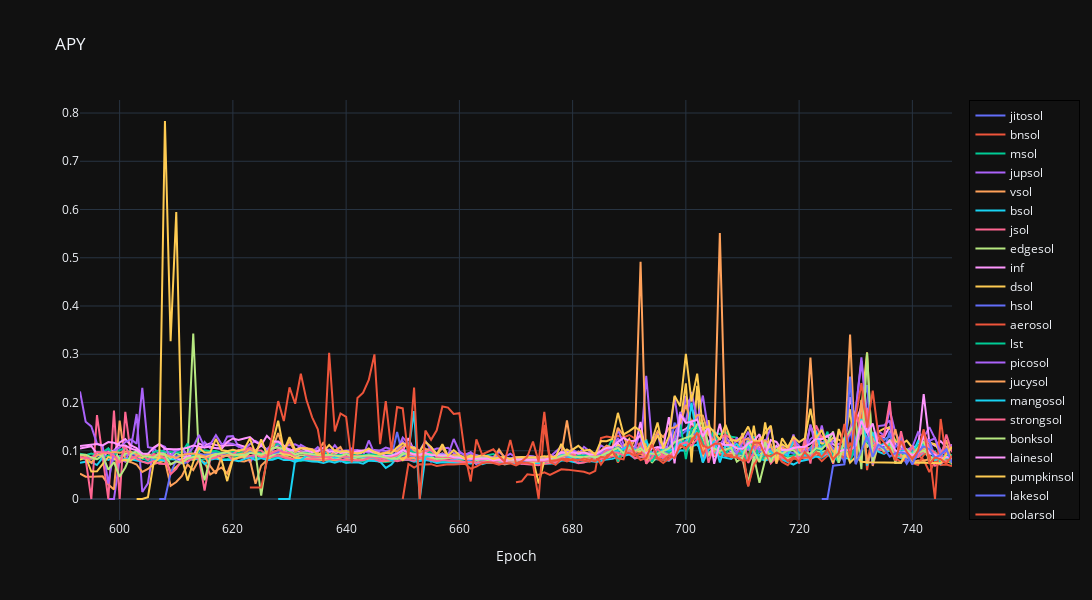
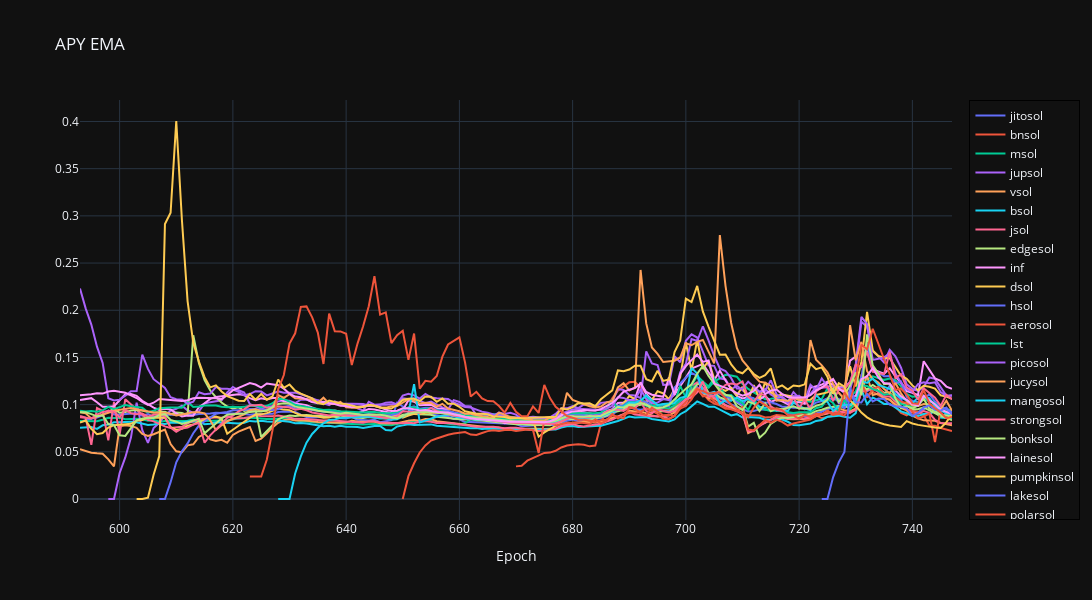
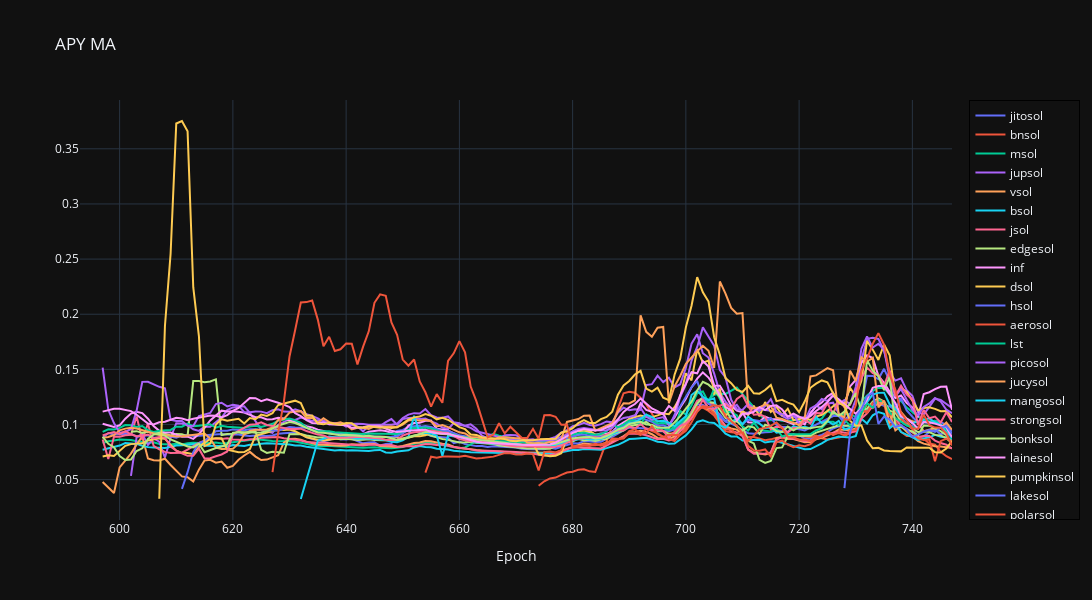

The notebook cell these images were saved under, in order:
### Code cell
lst_apys_datapoints: list[PlotData] = []
lst_apys_ma: list[PlotData] = []
lst_apys_ema: list[PlotData] = []

for weighted_symbol in weighted_symbols:
    lst = weighted_symbol.symbol
    historical_apys = load_cached_historical_apys(lst)

    lst_apys_datapoints.append(PlotData(lst, [Datapoint(x.epoch, x.apy) for x in historical_apys]))

    emas = EmaAllocator().calculate_ema(historical_apys, 5)
    emas = [0] * (len(historical_apys) - len(emas)) + emas # pad the emas with 0s
    lst_apys_ema.append(PlotData(lst, [Datapoint(x.epoch, y) for x, y in zip(historical_apys, emas)]))

    ma = MaAllocator().calculate_ma(historical_apys, 5)
    ma = [0] * (len(historical_apys) - len(ma)) + ma # pad the ma with 0s
    lst_apys_ma.append(PlotData(lst, [Datapoint(x.epoch, y) for x, y in zip(historical_apys, ma)]))


plots("APY", lst_apys_datapoints)
plots("APY EMA", lst_apys_ema)
plots("APY MA", lst_apys_ma)

### Figure 1 — Plotly figure (JSON) as saved in the notebook; plotly's stock layout.template omitted (floating-point values rounded to 4 significant figures; data arrays with more than 128 entries replaced by an {"elided": "..."} marker saying what was removed)
{"data": [{"mode": "lines", "name": "jitosol", "text": {"elided": "155 str values"}, "type": "scatter", "x": {"elided": "155 int values"}, "y": {"elided": "155 float values"}}, {"mode": "lines", "name": "bnsol", "text": ["", "", "", "", "", "", "", "", "", "", "", "", "", "", "", "", "", "", "", "", "", "", "", "", "", "", "", "", "", "", "", "", "", "", "", "", "", "", "", "", "", "", "", "", "", "", "", "", "", "", "", "", "", "", "", "", "", "", "", "", "", "", "", "", "", "", "", "", "", "", "", "", "", "", "", "", "", ""], "type": "scatter", "x": [670, 671, 672, 673, 674, 675, 676, 677, 678, 679, 680, 681, 682, 683, 684, 685, 686, 687, 688, 689, 690, 691, 692, 693, 694, 695, 696, 697, 698, 699, 700, 701, 702, 703, 704, 705, 706, 707, 708, 709, 710, 711, 712, 713, 714, 715, 716, 717, 718, 719, 720, 721, 722, 723, 724, 725, 726, 727, 728, 729, 730, 731, 732, 733, 734, 735, 736, 737, 738, 739, 740, 741, 742, 743, 744, 745, 746, 747], "y": [0.03457, 0.03669, 0.0512, 0.04954, 0.0501, 0.05511, 0.04976, 0.05497, 0.06153, 0.06088, 0.05911, 0.0587, 0.05656, 0.05247, 0.0582, 0.1262, 0.1294, 0.1274, 0.1312, 0.1276, 0.1327, 0.1256, 0.1043, 0.1003, 0.08696, 0.08227, 0.09546, 0.09373, 0.104, 0.1063, 0.1139, 0.1315, 0.1234, 0.1013, 0.09107, 0.09329, 0.09554, 0.08849, 0.09627, 0.08914, 0.08341, 0.0864, 0.08852, 0.08763, 0.08249, 0.08767, 0.09345, 0.08757, 0.08378, 0.09053, 0.09508, 0.08812, 0.0853, 0.09051, 0.07853, 0.08949, 0.09145, 0.09105, 0.09672, 0.0898, 0.1043, 0.2047, 0.0599, 0.1254, 0.1025, 0.1013, 0.1018, 0.08441, 0.07698, 0.08331, 0.1026, 0.09113, 0.08116, 0.05592, 0.07745, 0.07041, 0.07154, 0.0681]}, {"mode": "lines", "name": "msol", "text": {"elided": "155 str values"}, "type": "scatter", "x": {"elided": "155 int values"}, "y": {"elided": "155 float values"}}, {"mode": "lines", "name": "jupsol", "text": {"elided": "150 str values"}, "type": "scatter", "x": {"elided": "150 int values"}, "y": {"elided": "150 float values"}}, {"mode": "lines", "name": "vsol", "text": {"elided": "155 str values"}, "type": "scatter", "x": {"elided": "155 int values"}, "y": {"elided": "155 float values"}}, {"mode": "lines", "name": "bsol", "text": {"elided": "155 str values"}, "type": "scatter", "x": {"elided": "155 int values"}, "y": {"elided": "155 float values"}}, {"mode": "lines", "name": "jsol", "text": {"elided": "155 str values"}, "type": "scatter", "x": {"elided": "155 int values"}, "y": {"elided": "155 float values"}}, {"mode": "lines", "name": "edgesol", "text": {"elided": "150 str values"}, "type": "scatter", "x": {"elided": "150 int values"}, "y": {"elided": "150 float values"}}, {"mode": "lines", "name": "inf", "text": {"elided": "155 str values"}, "type": "scatter", "x": {"elided": "155 int values"}, "y": {"elided": "155 float values"}}, {"mode": "lines", "name": "dsol", "text": {"elided": "155 str values"}, "type": "scatter", "x": {"elided": "155 int values"}, "y": {"elided": "155 float values"}}, {"mode": "lines", "name": "hsol", "text": {"elided": "141 str values"}, "type": "scatter", "x": {"elided": "141 int values"}, "y": {"elided": "141 float values"}}, {"mode": "lines", "name": "aerosol", "text": ["", "", "", "", "", "", "", "", "", "", "", "", "", "", "", "", "", "", "", "", "", "", "", "", "", "", "", "", "", "", "", "", "", "", "", "", "", "", "", "", "", "", "", "", "", "", "", "", "", "", "", "", "", "", "", "", "", "", "", "", "", "", "", "", "", "", "", "", "", "", "", "", "", "", "", "", "", "", "", "", "", "", "", "", "", "", "", "", "", "", "", "", "", "", "", "", "", ""], "type": "scatter", "x": [650, 651, 652, 653, 654, 655, 656, 657, 658, 659, 660, 661, 662, 663, 664, 665, 666, 667, 668, 669, 670, 671, 672, 673, 674, 675, 676, 677, 678, 679, 680, 681, 682, 683, 684, 685, 686, 687, 688, 689, 690, 691, 692, 693, 694, 695, 696, 697, 698, 699, 700, 701, 702, 703, 704, 705, 706, 707, 708, 709, 710, 711, 712, 713, 714, 715, 716, 717, 718, 719, 720, 721, 722, 723, 724, 725, 726, 727, 728, 729, 730, 731, 732, 733, 734, 735, 736, 737, 738, 739, 740, 741, 742, 743, 744, 745, 746, 747], "y": [0, 0.07258, 0.06524, 0.07222, 0.07169, 0.07219, 0.0685, 0.07019, 0.07212, 0.07168, 0.07151, 0.0729, 0.06284, 0.06702, 0.07405, 0.07593, 0.07461, 0.07094, 0.07466, 0.07383, 0.0697, 0.07528, 0.07493, 0.07203, 0, 0.1538, 0.07683, 0.07083, 0.08264, 0.08338, 0.08104, 0.08139, 0.07913, 0.07745, 0.09438, 0.07149, 0.08847, 0.105, 0.07557, 0.0971, 0.09548, 0.09049, 0.09416, 0.1045, 0.08814, 0.08334, 0.07446, 0.08383, 0.09542, 0.1156, 0.1143, 0.1248, 0.1294, 0.09289, 0.1119, 0.09158, 0.09192, 0.09097, 0.08986, 0.09002, 0.1065, 0.02617, 0.07019, 0.08828, 0.09578, 0.0748, 0.09097, 0.07681, 0.07007, 0.08442, 0.08351, 0.08658, 0.0865, 0.09595, 0.09306, 0.09799, 0.08194, 0.09296, 0.08457, 0.115, 0.1012, 0.1753, 0.07746, 0.1297, 0.1267, 0.09421, 0.1132, 0.09919, 0.09409, 0.09879, 0.07475, 0.07047, 0.09168, 0.09676, 7.701e-13, 0.1659, 0.08202, 0.07991]}, {"mode": "lines", "name": "lst", "text": {"elided": "155 str values"}, "type": "scatter", "x": {"elided": "155 int values"}, "y": {"elided": "155 float values"}}, {"mode": "lines", "name": "picosol", "text": {"elided": "155 str values"}, "type": "scatter", "x": {"elided": "155 int values"}, "y": {"elided": "155 float values"}}, {"mode": "lines", "name": "jucysol", "text": {"elided": "155 str values"}, "type": "scatter", "x": {"elided": "155 int values"}, "y": {"elided": "155 float values"}}, {"mode": "lines", "name": "mangosol", "text": ["", "", "", "", "", "", "", "", "", "", "", "", "", "", "", "", "", "", "", "", "", "", "", "", "", "", "", "", "", "", "", "", "", "", "", "", "", "", "", "", "", "", "", "", "", "", "", "", "", "", "", "", "", "", "", "", "", "", "", "", "", "", "", "", "", "", "", "", "", "", "", "", "", "", "", "", "", "", "", "", "", "", "", "", "", "", "", "", "", "", "", "", "", "", "", "", "", "", "", "", "", "", "", "", "", "", "", "", "", "", "", "", "", "", "", "", "", "", "", ""], "type": "scatter", "x": [628, 629, 630, 631, 632, 633, 634, 635, 636, 637, 638, 639, 640, 641, 642, 643, 644, 645, 646, 647, 648, 649, 650, 651, 652, 653, 654, 655, 656, 657, 658, 659, 660, 661, 662, 663, 664, 665, 666, 667, 668, 669, 670, 671, 672, 673, 674, 675, 676, 677, 678, 679, 680, 681, 682, 683, 684, 685, 686, 687, 688, 689, 690, 691, 692, 693, 694, 695, 696, 697, 698, 699, 700, 701, 702, 703, 704, 705, 706, 707, 708, 709, 710, 711, 712, 713, 714, 715, 716, 717, 718, 719, 720, 721, 722, 723, 724, 725, 726, 727, 728, 729, 730, 731, 732, 733, 734, 735, 736, 737, 738, 739, 740, 741, 742, 743, 744, 745, 746, 747], "y": [0, 0, 0, 0.08109, 0.08125, 0.08887, 0.08743, 0.08774, 0.0901, 0.09113, 0.08544, 0.08864, 0.08728, 0.08615, 0.08834, 0.08763, 0.087, 0.08424, 0.08395, 0.08655, 0.08012, 0.08529, 0.09285, 0.0994, 0.1822, 0, 0.08776, 0.08928, 0.09112, 0.09054, 0.09099, 0.08412, 0.0854, 0.08239, 0.08206, 0.0845, 0.08356, 0.08385, 0.08075, 0.08047, 0.08104, 0.08096, 0.08154, 0.08192, 0.07978, 0.08073, 0.08144, 0.08025, 0.08139, 0.08241, 0.09092, 0.08899, 0.08548, 0.08566, 0.08509, 0.08713, 0.08808, 0.08784, 0.09589, 0.09717, 0.09921, 0.1045, 0.1099, 0.101, 0.11, 0.1198, 0.09351, 0.09072, 0.1028, 0.1011, 0.1036, 0.118, 0.1117, 0.1994, 0.1212, 0.07563, 0.1023, 0.1206, 0.07562, 0.1118, 0.103, 0.1144, 0.09611, 0.1104, 0.09304, 0.09033, 0.0942, 0.09898, 0.08624, 0.09732, 0.08983, 0.1207, 0.09137, 0.09005, 0.09058, 0.142, 0.09254, 0.1009, 0.07386, 0.1075, 0.1026, 0.1001, 0.1139, 0.1659, 0.1191, 0.137, 0.1076, 0.1148, 0.1123, 0.09993, 0.09916, 0.09973, 0.09458, 0.1203, 0.1083, 0.105, 0.08095, 0.0848, 0.08423, 0.08753]}, {"mode": "lines", "name": "strongsol", "text": {"elided": "155 str values"}, "type": "scatter", "x": {"elided": "155 int values"}, "y": {"elided": "155 float values"}}, {"mode": "lines", "name": "bonksol", "text": {"elided": "155 str values"}, "type": "scatter", "x": {"elided": "155 int values"}, "y": {"elided": "155 float values"}}, {"mode": "lines", "name": "lainesol", "text": {"elided": "155 str values"}, "type": "scatter", "x": {"elided": "155 int values"}, "y": {"elided": "155 float values"}}, {"mode": "lines", "name": "pumpkinsol", "text": {"elided": "145 str values"}, "type": "scatter", "x": {"elided": "145 int values"}, "y": {"elided": "145 float values"}}, {"mode": "lines", "name": "lakesol", "text": ["", "", "", "", "", "", "", "", "", "", "", "", "", "", "", "", "", "", "", "", "", "", "", ""], "type": "scatter", "x": [724, 725, 726, 727, 728, 729, 730, 731, 732, 733, 734, 735, 736, 737, 738, 739, 740, 741, 742, 743, 744, 745, 746, 747], "y": [0, 0, 0.06902, 0.07048, 0.07169, 0.254, 0.07198, 0.1015, 0.1293, 0.08765, 0.1125, 0.1051, 0.08785, 0.09494, 0.09642, 0.09383, 0.07121, 0.0978, 0.1089, 0.1033, 0.08522, 0.09174, 0.1034, 0.07515]}, {"mode": "lines", "name": "polarsol", "text": ["", "", "", "", "", "", "", "", "", "", "", "", "", "", "", "", "", "", "", "", "", "", "", "", "", "", "", "", "", "", "", "", "", "", "", "", "", "", "", "", "", "", "", "", "", "", "", "", "", "", "", "", "", "", "", "", "", "", "", "", "", "", "", "", "", "", "", "", "", "", "", "", "", "", "", "", "", "", "", "", "", "", "", "", "", "", "", "", "", "", "", "", "", "", "", "", "", "", "", "", "", "", "", "", "", "", "", "", "", "", "", "", "", "", "", "", "", "", "", "", "", "", "", "", ""], "type": "scatter", "x": [623, 624, 625, 626, 627, 628, 629, 630, 631, 632, 633, 634, 635, 636, 637, 638, 639, 640, 641, 642, 643, 644, 645, 646, 647, 648, 649, 650, 651, 652, 653, 654, 655, 656, 657, 658, 659, 660, 661, 662, 663, 664, 665, 666, 667, 668, 669, 670, 671, 672, 673, 674, 675, 676, 677, 678, 679, 680, 681, 682, 683, 684, 685, 686, 687, 688, 689, 690, 691, 692, 693, 694, 695, 696, 697, 698, 699, 700, 701, 702, 703, 704, 705, 706, 707, 708, 709, 710, 711, 712, 713, 714, 715, 716, 717, 718, 719, 720, 721, 722, 723, 724, 725, 726, 727, 728, 729, 730, 731, 732, 733, 734, 735, 736, 737, 738, 739, 740, 741, 742, 743, 744, 745, 746, 747], "y": [0.02385, 0.02368, 0.02367, 0.07798, 0.135, 0.2029, 0.1616, 0.2312, 0.1975, 0.2597, 0.205, 0.1692, 0.1442, 0.07651, 0.303, 0.1401, 0.1774, 0.1702, 0.07563, 0.2094, 0.2202, 0.247, 0.2997, 0.1136, 0.2028, 0.0998, 0.1905, 0.1877, 0.08562, 0.2312, 0, 0.1417, 0.1226, 0.1423, 0.1919, 0.1895, 0.1764, 0.1779, 0.09182, 0.03631, 0.1235, 0.09237, 0.09814, 0.1031, 0.08844, 0.07784, 0.1221, 0.07369, 0.07818, 0.08755, 0.119, 0.07741, 0.1805, 0.07881, 0.07954, 0.08263, 0.07811, 0.08274, 0.07978, 0.0838, 0.08157, 0.07819, 0.08747, 0.08511, 0.0982, 0.08417, 0.08202, 0.1207, 0.0931, 0.08081, 0.08496, 0.1126, 0.08492, 0.08058, 0.09024, 0.08459, 0.1117, 0.1044, 0.1195, 0.1376, 0.1103, 0.1061, 0.114, 0.1148, 0.09337, 0.08644, 0.0863, 0.07937, 0.08018, 0.1171, 0.1168, 0.09136, 0.0882, 0.09618, 0.0908, 0.07848, 0.08755, 0.07789, 0.09773, 0.08291, 0.09725, 0.08687, 0.1028, 0.08246, 0.09561, 0.1555, 0.08428, 0.1693, 0.2401, 0.148, 0.2244, 0.1326, 0.1168, 0.1034, 0.0798, 0.1201, 0.09747, 0.0828, 0.09978, 0.1444, 0.07296, 0.08609, 0.08253, 0.07354, 0.0897]}], "layout": {"height": 600, "legend": {"bordercolor": "Black", "borderwidth": 1}, "title": {"text": "APY"}, "width": 1200, "xaxis": {"anchor": "y", "domain": [0, 1], "title": {"text": "Epoch"}}, "yaxis": {"anchor": "x", "domain": [0, 1]}}}

### Figure 2 — Plotly figure (JSON) as saved in the notebook; plotly's stock layout.template omitted (floating-point values rounded to 4 significant figures; data arrays with more than 128 entries replaced by an {"elided": "..."} marker saying what was removed)
{"data": [{"mode": "lines", "name": "jitosol", "text": {"elided": "155 str values"}, "type": "scatter", "x": {"elided": "155 int values"}, "y": {"elided": "155 float values"}}, {"mode": "lines", "name": "bnsol", "text": ["", "", "", "", "", "", "", "", "", "", "", "", "", "", "", "", "", "", "", "", "", "", "", "", "", "", "", "", "", "", "", "", "", "", "", "", "", "", "", "", "", "", "", "", "", "", "", "", "", "", "", "", "", "", "", "", "", "", "", "", "", "", "", "", "", "", "", "", "", "", "", "", "", "", "", "", "", ""], "type": "scatter", "x": [670, 671, 672, 673, 674, 675, 676, 677, 678, 679, 680, 681, 682, 683, 684, 685, 686, 687, 688, 689, 690, 691, 692, 693, 694, 695, 696, 697, 698, 699, 700, 701, 702, 703, 704, 705, 706, 707, 708, 709, 710, 711, 712, 713, 714, 715, 716, 717, 718, 719, 720, 721, 722, 723, 724, 725, 726, 727, 728, 729, 730, 731, 732, 733, 734, 735, 736, 737, 738, 739, 740, 741, 742, 743, 744, 745, 746, 747], "y": [0.03457, 0.03528, 0.04058, 0.04357, 0.04575, 0.04887, 0.04916, 0.0511, 0.05458, 0.05668, 0.05749, 0.05789, 0.05745, 0.05579, 0.05659, 0.0798, 0.09634, 0.1067, 0.1149, 0.1191, 0.1236, 0.1243, 0.1176, 0.1119, 0.1036, 0.09646, 0.09613, 0.09533, 0.09822, 0.1009, 0.1052, 0.114, 0.1171, 0.1119, 0.1049, 0.1011, 0.09922, 0.09564, 0.09585, 0.09361, 0.09021, 0.08894, 0.0888, 0.08841, 0.08643, 0.08685, 0.08905, 0.08856, 0.08696, 0.08815, 0.09046, 0.08968, 0.08822, 0.08898, 0.0855, 0.08683, 0.08837, 0.08926, 0.09175, 0.0911, 0.09551, 0.1319, 0.1079, 0.1137, 0.11, 0.1071, 0.1053, 0.09834, 0.09122, 0.08858, 0.09326, 0.09255, 0.08876, 0.07781, 0.07769, 0.07526, 0.07402, 0.07205]}, {"mode": "lines", "name": "msol", "text": {"elided": "155 str values"}, "type": "scatter", "x": {"elided": "155 int values"}, "y": {"elided": "155 float values"}}, {"mode": "lines", "name": "jupsol", "text": {"elided": "150 str values"}, "type": "scatter", "x": {"elided": "150 int values"}, "y": {"elided": "150 float values"}}, {"mode": "lines", "name": "vsol", "text": {"elided": "155 str values"}, "type": "scatter", "x": {"elided": "155 int values"}, "y": {"elided": "155 float values"}}, {"mode": "lines", "name": "bsol", "text": {"elided": "155 str values"}, "type": "scatter", "x": {"elided": "155 int values"}, "y": {"elided": "155 float values"}}, {"mode": "lines", "name": "jsol", "text": {"elided": "155 str values"}, "type": "scatter", "x": {"elided": "155 int values"}, "y": {"elided": "155 float values"}}, {"mode": "lines", "name": "edgesol", "text": {"elided": "150 str values"}, "type": "scatter", "x": {"elided": "150 int values"}, "y": {"elided": "150 float values"}}, {"mode": "lines", "name": "inf", "text": {"elided": "155 str values"}, "type": "scatter", "x": {"elided": "155 int values"}, "y": {"elided": "155 float values"}}, {"mode": "lines", "name": "dsol", "text": {"elided": "155 str values"}, "type": "scatter", "x": {"elided": "155 int values"}, "y": {"elided": "155 float values"}}, {"mode": "lines", "name": "hsol", "text": {"elided": "141 str values"}, "type": "scatter", "x": {"elided": "141 int values"}, "y": {"elided": "141 float values"}}, {"mode": "lines", "name": "aerosol", "text": ["", "", "", "", "", "", "", "", "", "", "", "", "", "", "", "", "", "", "", "", "", "", "", "", "", "", "", "", "", "", "", "", "", "", "", "", "", "", "", "", "", "", "", "", "", "", "", "", "", "", "", "", "", "", "", "", "", "", "", "", "", "", "", "", "", "", "", "", "", "", "", "", "", "", "", "", "", "", "", "", "", "", "", "", "", "", "", "", "", "", "", "", "", "", "", "", "", ""], "type": "scatter", "x": [650, 651, 652, 653, 654, 655, 656, 657, 658, 659, 660, 661, 662, 663, 664, 665, 666, 667, 668, 669, 670, 671, 672, 673, 674, 675, 676, 677, 678, 679, 680, 681, 682, 683, 684, 685, 686, 687, 688, 689, 690, 691, 692, 693, 694, 695, 696, 697, 698, 699, 700, 701, 702, 703, 704, 705, 706, 707, 708, 709, 710, 711, 712, 713, 714, 715, 716, 717, 718, 719, 720, 721, 722, 723, 724, 725, 726, 727, 728, 729, 730, 731, 732, 733, 734, 735, 736, 737, 738, 739, 740, 741, 742, 743, 744, 745, 746, 747], "y": [0, 0.02419, 0.03788, 0.04932, 0.05678, 0.06192, 0.06411, 0.06614, 0.06813, 0.06931, 0.07005, 0.071, 0.06828, 0.06786, 0.06992, 0.07193, 0.07282, 0.07219, 0.07302, 0.07329, 0.07209, 0.07315, 0.07375, 0.07317, 0.04878, 0.08379, 0.08147, 0.07793, 0.0795, 0.08079, 0.08088, 0.08105, 0.08041, 0.07942, 0.08441, 0.0801, 0.08289, 0.09027, 0.08537, 0.08928, 0.09135, 0.09106, 0.0921, 0.09623, 0.09353, 0.09013, 0.08491, 0.08455, 0.08817, 0.09732, 0.103, 0.1102, 0.1166, 0.1087, 0.1098, 0.1037, 0.09978, 0.09684, 0.09451, 0.09302, 0.09751, 0.07373, 0.07255, 0.07779, 0.08379, 0.08079, 0.08419, 0.08173, 0.07784, 0.08003, 0.08119, 0.08299, 0.08416, 0.08809, 0.08975, 0.09249, 0.08898, 0.0903, 0.08839, 0.09727, 0.09859, 0.1242, 0.1086, 0.1156, 0.1193, 0.1109, 0.1117, 0.1075, 0.1031, 0.1016, 0.09267, 0.08527, 0.08741, 0.09052, 0.06035, 0.09553, 0.09103, 0.08732]}, {"mode": "lines", "name": "lst", "text": {"elided": "155 str values"}, "type": "scatter", "x": {"elided": "155 int values"}, "y": {"elided": "155 float values"}}, {"mode": "lines", "name": "picosol", "text": {"elided": "155 str values"}, "type": "scatter", "x": {"elided": "155 int values"}, "y": {"elided": "155 float values"}}, {"mode": "lines", "name": "jucysol", "text": {"elided": "155 str values"}, "type": "scatter", "x": {"elided": "155 int values"}, "y": {"elided": "155 float values"}}, {"mode": "lines", "name": "mangosol", "text": ["", "", "", "", "", "", "", "", "", "", "", "", "", "", "", "", "", "", "", "", "", "", "", "", "", "", "", "", "", "", "", "", "", "", "", "", "", "", "", "", "", "", "", "", "", "", "", "", "", "", "", "", "", "", "", "", "", "", "", "", "", "", "", "", "", "", "", "", "", "", "", "", "", "", "", "", "", "", "", "", "", "", "", "", "", "", "", "", "", "", "", "", "", "", "", "", "", "", "", "", "", "", "", "", "", "", "", "", "", "", "", "", "", "", "", "", "", "", "", ""], "type": "scatter", "x": [628, 629, 630, 631, 632, 633, 634, 635, 636, 637, 638, 639, 640, 641, 642, 643, 644, 645, 646, 647, 648, 649, 650, 651, 652, 653, 654, 655, 656, 657, 658, 659, 660, 661, 662, 663, 664, 665, 666, 667, 668, 669, 670, 671, 672, 673, 674, 675, 676, 677, 678, 679, 680, 681, 682, 683, 684, 685, 686, 687, 688, 689, 690, 691, 692, 693, 694, 695, 696, 697, 698, 699, 700, 701, 702, 703, 704, 705, 706, 707, 708, 709, 710, 711, 712, 713, 714, 715, 716, 717, 718, 719, 720, 721, 722, 723, 724, 725, 726, 727, 728, 729, 730, 731, 732, 733, 734, 735, 736, 737, 738, 739, 740, 741, 742, 743, 744, 745, 746, 747], "y": [0, 0, 0, 0.02703, 0.0451, 0.05969, 0.06894, 0.0752, 0.08017, 0.08382, 0.08436, 0.08579, 0.08629, 0.08624, 0.08694, 0.08717, 0.08711, 0.08615, 0.08542, 0.08579, 0.0839, 0.08437, 0.0872, 0.09126, 0.1216, 0.08104, 0.08328, 0.08528, 0.08723, 0.08833, 0.08922, 0.08752, 0.08681, 0.08534, 0.08424, 0.08433, 0.08407, 0.084, 0.08291, 0.0821, 0.08174, 0.08148, 0.0815, 0.08164, 0.08102, 0.08092, 0.08109, 0.08081, 0.08101, 0.08148, 0.08462, 0.08608, 0.08588, 0.08581, 0.08557, 0.08609, 0.08675, 0.08711, 0.09004, 0.09242, 0.09468, 0.09794, 0.1019, 0.1016, 0.1044, 0.1095, 0.1042, 0.0997, 0.1007, 0.1009, 0.1018, 0.1072, 0.1087, 0.1389, 0.133, 0.1139, 0.11, 0.1135, 0.1009, 0.1045, 0.104, 0.1075, 0.1037, 0.1059, 0.1016, 0.09786, 0.09664, 0.09742, 0.09369, 0.0949, 0.09321, 0.1024, 0.09871, 0.09582, 0.09408, 0.11, 0.1042, 0.1031, 0.09335, 0.09808, 0.09958, 0.09976, 0.1045, 0.1249, 0.123, 0.1277, 0.121, 0.1189, 0.1167, 0.1111, 0.1071, 0.1047, 0.1013, 0.1076, 0.1079, 0.1069, 0.09824, 0.09376, 0.09058, 0.08957]}, {"mode": "lines", "name": "strongsol", "text": {"elided": "155 str values"}, "type": "scatter", "x": {"elided": "155 int values"}, "y": {"elided": "155 float values"}}, {"mode": "lines", "name": "bonksol", "text": {"elided": "155 str values"}, "type": "scatter", "x": {"elided": "155 int values"}, "y": {"elided": "155 float values"}}, {"mode": "lines", "name": "lainesol", "text": {"elided": "155 str values"}, "type": "scatter", "x": {"elided": "155 int values"}, "y": {"elided": "155 float values"}}, {"mode": "lines", "name": "pumpkinsol", "text": {"elided": "145 str values"}, "type": "scatter", "x": {"elided": "145 int values"}, "y": {"elided": "145 float values"}}, {"mode": "lines", "name": "lakesol", "text": ["", "", "", "", "", "", "", "", "", "", "", "", "", "", "", "", "", "", "", "", "", "", "", ""], "type": "scatter", "x": [724, 725, 726, 727, 728, 729, 730, 731, 732, 733, 734, 735, 736, 737, 738, 739, 740, 741, 742, 743, 744, 745, 746, 747], "y": [0, 0, 0.02301, 0.03883, 0.04978, 0.1179, 0.1026, 0.1022, 0.1112, 0.1034, 0.1064, 0.106, 0.09993, 0.09827, 0.09765, 0.09638, 0.08799, 0.09126, 0.09715, 0.09919, 0.09453, 0.0936, 0.09687, 0.08963]}, {"mode": "lines", "name": "polarsol", "text": ["", "", "", "", "", "", "", "", "", "", "", "", "", "", "", "", "", "", "", "", "", "", "", "", "", "", "", "", "", "", "", "", "", "", "", "", "", "", "", "", "", "", "", "", "", "", "", "", "", "", "", "", "", "", "", "", "", "", "", "", "", "", "", "", "", "", "", "", "", "", "", "", "", "", "", "", "", "", "", "", "", "", "", "", "", "", "", "", "", "", "", "", "", "", "", "", "", "", "", "", "", "", "", "", "", "", "", "", "", "", "", "", "", "", "", "", "", "", "", "", "", "", "", "", ""], "type": "scatter", "x": [623, 624, 625, 626, 627, 628, 629, 630, 631, 632, 633, 634, 635, 636, 637, 638, 639, 640, 641, 642, 643, 644, 645, 646, 647, 648, 649, 650, 651, 652, 653, 654, 655, 656, 657, 658, 659, 660, 661, 662, 663, 664, 665, 666, 667, 668, 669, 670, 671, 672, 673, 674, 675, 676, 677, 678, 679, 680, 681, 682, 683, 684, 685, 686, 687, 688, 689, 690, 691, 692, 693, 694, 695, 696, 697, 698, 699, 700, 701, 702, 703, 704, 705, 706, 707, 708, 709, 710, 711, 712, 713, 714, 715, 716, 717, 718, 719, 720, 721, 722, 723, 724, 725, 726, 727, 728, 729, 730, 731, 732, 733, 734, 735, 736, 737, 738, 739, 740, 741, 742, 743, 744, 745, 746, 747], "y": [0.02385, 0.02379, 0.02375, 0.04183, 0.07289, 0.1162, 0.1313, 0.1646, 0.1756, 0.2036, 0.2041, 0.1925, 0.1764, 0.1431, 0.1964, 0.1776, 0.1775, 0.1751, 0.1419, 0.1644, 0.183, 0.2043, 0.2361, 0.1953, 0.1978, 0.1651, 0.1736, 0.1783, 0.1474, 0.1753, 0.1169, 0.1252, 0.1243, 0.1303, 0.1508, 0.1637, 0.168, 0.1713, 0.1448, 0.1086, 0.1136, 0.1065, 0.1037, 0.1035, 0.09849, 0.09161, 0.1018, 0.0924, 0.08766, 0.08762, 0.09807, 0.09118, 0.1209, 0.1069, 0.09778, 0.09273, 0.08786, 0.08615, 0.08403, 0.08395, 0.08316, 0.0815, 0.08349, 0.08403, 0.08875, 0.08723, 0.08549, 0.09723, 0.09585, 0.09084, 0.08888, 0.0968, 0.09284, 0.08875, 0.08925, 0.0877, 0.09571, 0.0986, 0.1056, 0.1163, 0.1143, 0.1115, 0.1124, 0.1132, 0.1066, 0.09986, 0.09534, 0.09002, 0.08674, 0.09686, 0.1035, 0.09945, 0.0957, 0.09586, 0.09417, 0.08894, 0.08848, 0.08495, 0.08921, 0.08711, 0.09049, 0.08928, 0.09379, 0.09002, 0.09188, 0.1131, 0.1035, 0.1254, 0.1636, 0.1584, 0.1804, 0.1645, 0.1486, 0.1335, 0.1156, 0.1171, 0.1106, 0.1013, 0.1008, 0.1153, 0.1012, 0.09617, 0.09163, 0.0856, 0.08696]}], "layout": {"height": 600, "legend": {"bordercolor": "Black", "borderwidth": 1}, "title": {"text": "APY EMA"}, "width": 1200, "xaxis": {"anchor": "y", "domain": [0, 1], "title": {"text": "Epoch"}}, "yaxis": {"anchor": "x", "domain": [0, 1]}}}

### Figure 3 — Plotly figure (JSON) as saved in the notebook; plotly's stock layout.template omitted (floating-point values rounded to 4 significant figures; data arrays with more than 128 entries replaced by an {"elided": "..."} marker saying what was removed)
{"data": [{"mode": "lines", "name": "jitosol", "text": {"elided": "155 str values"}, "type": "scatter", "x": {"elided": "155 int values"}, "y": {"elided": "155 float values"}}, {"mode": "lines", "name": "bnsol", "text": ["", "", "", "", "", "", "", "", "", "", "", "", "", "", "", "", "", "", "", "", "", "", "", "", "", "", "", "", "", "", "", "", "", "", "", "", "", "", "", "", "", "", "", "", "", "", "", "", "", "", "", "", "", "", "", "", "", "", "", "", "", "", "", "", "", "", "", "", "", "", "", "", "", "", "", "", "", ""], "type": "scatter", "x": [670, 671, 672, 673, 674, 675, 676, 677, 678, 679, 680, 681, 682, 683, 684, 685, 686, 687, 688, 689, 690, 691, 692, 693, 694, 695, 696, 697, 698, 699, 700, 701, 702, 703, 704, 705, 706, 707, 708, 709, 710, 711, 712, 713, 714, 715, 716, 717, 718, 719, 720, 721, 722, 723, 724, 725, 726, 727, 728, 729, 730, 731, 732, 733, 734, 735, 736, 737, 738, 739, 740, 741, 742, 743, 744, 745, 746, 747], "y": [null, null, null, null, 0.04442, 0.04853, 0.05114, 0.0519, 0.05429, 0.05645, 0.05725, 0.05904, 0.05936, 0.05755, 0.05701, 0.07043, 0.08458, 0.09875, 0.1145, 0.1284, 0.1297, 0.1289, 0.1243, 0.1181, 0.11, 0.09989, 0.09386, 0.09174, 0.09248, 0.09634, 0.1027, 0.1099, 0.1158, 0.1153, 0.1123, 0.1081, 0.1009, 0.09394, 0.09293, 0.09254, 0.09057, 0.08874, 0.08874, 0.08702, 0.08569, 0.08654, 0.08795, 0.08776, 0.08699, 0.0886, 0.09008, 0.08902, 0.08856, 0.08991, 0.08751, 0.08639, 0.08706, 0.0882, 0.08945, 0.0917, 0.09467, 0.1173, 0.1111, 0.1168, 0.1194, 0.1188, 0.09817, 0.1031, 0.09338, 0.08954, 0.08982, 0.08769, 0.08704, 0.08283, 0.08166, 0.07522, 0.0713, 0.06868]}, {"mode": "lines", "name": "msol", "text": {"elided": "155 str values"}, "type": "scatter", "x": {"elided": "155 int values"}, "y": {"elided": "155 float values"}}, {"mode": "lines", "name": "jupsol", "text": {"elided": "150 str values"}, "type": "scatter", "x": {"elided": "150 int values"}, "y": {"elided": "150 float values"}}, {"mode": "lines", "name": "vsol", "text": {"elided": "155 str values"}, "type": "scatter", "x": {"elided": "155 int values"}, "y": {"elided": "155 float values"}}, {"mode": "lines", "name": "bsol", "text": {"elided": "155 str values"}, "type": "scatter", "x": {"elided": "155 int values"}, "y": {"elided": "155 float values"}}, {"mode": "lines", "name": "jsol", "text": {"elided": "155 str values"}, "type": "scatter", "x": {"elided": "155 int values"}, "y": {"elided": "155 float values"}}, {"mode": "lines", "name": "edgesol", "text": {"elided": "150 str values"}, "type": "scatter", "x": {"elided": "150 int values"}, "y": {"elided": "150 float values"}}, {"mode": "lines", "name": "inf", "text": {"elided": "155 str values"}, "type": "scatter", "x": {"elided": "155 int values"}, "y": {"elided": "155 float values"}}, {"mode": "lines", "name": "dsol", "text": {"elided": "155 str values"}, "type": "scatter", "x": {"elided": "155 int values"}, "y": {"elided": "155 float values"}}, {"mode": "lines", "name": "hsol", "text": {"elided": "141 str values"}, "type": "scatter", "x": {"elided": "141 int values"}, "y": {"elided": "141 float values"}}, {"mode": "lines", "name": "aerosol", "text": ["", "", "", "", "", "", "", "", "", "", "", "", "", "", "", "", "", "", "", "", "", "", "", "", "", "", "", "", "", "", "", "", "", "", "", "", "", "", "", "", "", "", "", "", "", "", "", "", "", "", "", "", "", "", "", "", "", "", "", "", "", "", "", "", "", "", "", "", "", "", "", "", "", "", "", "", "", "", "", "", "", "", "", "", "", "", "", "", "", "", "", "", "", "", "", "", "", ""], "type": "scatter", "x": [650, 651, 652, 653, 654, 655, 656, 657, 658, 659, 660, 661, 662, 663, 664, 665, 666, 667, 668, 669, 670, 671, 672, 673, 674, 675, 676, 677, 678, 679, 680, 681, 682, 683, 684, 685, 686, 687, 688, 689, 690, 691, 692, 693, 694, 695, 696, 697, 698, 699, 700, 701, 702, 703, 704, 705, 706, 707, 708, 709, 710, 711, 712, 713, 714, 715, 716, 717, 718, 719, 720, 721, 722, 723, 724, 725, 726, 727, 728, 729, 730, 731, 732, 733, 734, 735, 736, 737, 738, 739, 740, 741, 742, 743, 744, 745, 746, 747], "y": [null, null, null, null, 0.05635, 0.07078, 0.06997, 0.07096, 0.07094, 0.07094, 0.0708, 0.07168, 0.07021, 0.06919, 0.06967, 0.07055, 0.07089, 0.07251, 0.07404, 0.07399, 0.07275, 0.07288, 0.07368, 0.07315, 0.05839, 0.07521, 0.07552, 0.0747, 0.07682, 0.0935, 0.07895, 0.07986, 0.08152, 0.08048, 0.08268, 0.08077, 0.08218, 0.08736, 0.08699, 0.08753, 0.09233, 0.09273, 0.09056, 0.09634, 0.09455, 0.09212, 0.08892, 0.08685, 0.08504, 0.09053, 0.09672, 0.1068, 0.1159, 0.1154, 0.1147, 0.1101, 0.1035, 0.09585, 0.09524, 0.09087, 0.09385, 0.0807, 0.07655, 0.07623, 0.07738, 0.07104, 0.084, 0.08533, 0.08169, 0.07941, 0.08116, 0.08028, 0.08222, 0.08739, 0.08912, 0.09202, 0.09109, 0.09238, 0.0901, 0.09449, 0.09514, 0.1138, 0.1107, 0.1198, 0.1221, 0.1207, 0.1083, 0.1126, 0.1055, 0.0999, 0.09601, 0.08746, 0.08596, 0.08649, 0.06673, 0.08496, 0.08727, 0.08492]}, {"mode": "lines", "name": "lst", "text": {"elided": "155 str values"}, "type": "scatter", "x": {"elided": "155 int values"}, "y": {"elided": "155 float values"}}, {"mode": "lines", "name": "picosol", "text": {"elided": "155 str values"}, "type": "scatter", "x": {"elided": "155 int values"}, "y": {"elided": "155 float values"}}, {"mode": "lines", "name": "jucysol", "text": {"elided": "155 str values"}, "type": "scatter", "x": {"elided": "155 int values"}, "y": {"elided": "155 float values"}}, {"mode": "lines", "name": "mangosol", "text": ["", "", "", "", "", "", "", "", "", "", "", "", "", "", "", "", "", "", "", "", "", "", "", "", "", "", "", "", "", "", "", "", "", "", "", "", "", "", "", "", "", "", "", "", "", "", "", "", "", "", "", "", "", "", "", "", "", "", "", "", "", "", "", "", "", "", "", "", "", "", "", "", "", "", "", "", "", "", "", "", "", "", "", "", "", "", "", "", "", "", "", "", "", "", "", "", "", "", "", "", "", "", "", "", "", "", "", "", "", "", "", "", "", "", "", "", "", "", "", ""], "type": "scatter", "x": [628, 629, 630, 631, 632, 633, 634, 635, 636, 637, 638, 639, 640, 641, 642, 643, 644, 645, 646, 647, 648, 649, 650, 651, 652, 653, 654, 655, 656, 657, 658, 659, 660, 661, 662, 663, 664, 665, 666, 667, 668, 669, 670, 671, 672, 673, 674, 675, 676, 677, 678, 679, 680, 681, 682, 683, 684, 685, 686, 687, 688, 689, 690, 691, 692, 693, 694, 695, 696, 697, 698, 699, 700, 701, 702, 703, 704, 705, 706, 707, 708, 709, 710, 711, 712, 713, 714, 715, 716, 717, 718, 719, 720, 721, 722, 723, 724, 725, 726, 727, 728, 729, 730, 731, 732, 733, 734, 735, 736, 737, 738, 739, 740, 741, 742, 743, 744, 745, 746, 747], "y": [null, null, null, null, 0.03247, 0.05024, 0.06773, 0.08527, 0.08708, 0.08905, 0.08837, 0.08861, 0.08852, 0.08773, 0.08717, 0.08761, 0.08728, 0.08667, 0.08623, 0.08587, 0.08437, 0.08403, 0.08575, 0.08884, 0.108, 0.09194, 0.09244, 0.09172, 0.09006, 0.07174, 0.08994, 0.08921, 0.08843, 0.08669, 0.08499, 0.08369, 0.08358, 0.08327, 0.08294, 0.08262, 0.08193, 0.08141, 0.08095, 0.08119, 0.08105, 0.08099, 0.08108, 0.08082, 0.08072, 0.08124, 0.08328, 0.08479, 0.08584, 0.08669, 0.08723, 0.08647, 0.08629, 0.08676, 0.08881, 0.09122, 0.09364, 0.09692, 0.1013, 0.1024, 0.1049, 0.109, 0.1068, 0.103, 0.1034, 0.1016, 0.09836, 0.1033, 0.1074, 0.1268, 0.1308, 0.1252, 0.122, 0.1238, 0.09906, 0.09719, 0.1027, 0.1051, 0.1002, 0.1071, 0.1034, 0.1008, 0.09681, 0.09738, 0.09256, 0.09341, 0.09331, 0.09862, 0.0971, 0.09786, 0.09651, 0.1069, 0.1013, 0.1032, 0.09997, 0.1034, 0.09548, 0.097, 0.09959, 0.118, 0.1203, 0.1272, 0.1287, 0.1289, 0.1182, 0.1143, 0.1068, 0.1052, 0.1011, 0.1027, 0.1044, 0.1056, 0.1018, 0.09986, 0.09265, 0.0885]}, {"mode": "lines", "name": "strongsol", "text": {"elided": "155 str values"}, "type": "scatter", "x": {"elided": "155 int values"}, "y": {"elided": "155 float values"}}, {"mode": "lines", "name": "bonksol", "text": {"elided": "155 str values"}, "type": "scatter", "x": {"elided": "155 int values"}, "y": {"elided": "155 float values"}}, {"mode": "lines", "name": "lainesol", "text": {"elided": "155 str values"}, "type": "scatter", "x": {"elided": "155 int values"}, "y": {"elided": "155 float values"}}, {"mode": "lines", "name": "pumpkinsol", "text": {"elided": "145 str values"}, "type": "scatter", "x": {"elided": "145 int values"}, "y": {"elided": "145 float values"}}, {"mode": "lines", "name": "lakesol", "text": ["", "", "", "", "", "", "", "", "", "", "", "", "", "", "", "", "", "", "", "", "", "", "", ""], "type": "scatter", "x": [724, 725, 726, 727, 728, 729, 730, 731, 732, 733, 734, 735, 736, 737, 738, 739, 740, 741, 742, 743, 744, 745, 746, 747], "y": [null, null, null, null, 0.04224, 0.09304, 0.1074, 0.1139, 0.1257, 0.1289, 0.1006, 0.1072, 0.1045, 0.0976, 0.09936, 0.09563, 0.08885, 0.09084, 0.09364, 0.09501, 0.09329, 0.09739, 0.09852, 0.09176]}, {"mode": "lines", "name": "polarsol", "text": ["", "", "", "", "", "", "", "", "", "", "", "", "", "", "", "", "", "", "", "", "", "", "", "", "", "", "", "", "", "", "", "", "", "", "", "", "", "", "", "", "", "", "", "", "", "", "", "", "", "", "", "", "", "", "", "", "", "", "", "", "", "", "", "", "", "", "", "", "", "", "", "", "", "", "", "", "", "", "", "", "", "", "", "", "", "", "", "", "", "", "", "", "", "", "", "", "", "", "", "", "", "", "", "", "", "", "", "", "", "", "", "", "", "", "", "", "", "", "", "", "", "", "", "", ""], "type": "scatter", "x": [623, 624, 625, 626, 627, 628, 629, 630, 631, 632, 633, 634, 635, 636, 637, 638, 639, 640, 641, 642, 643, 644, 645, 646, 647, 648, 649, 650, 651, 652, 653, 654, 655, 656, 657, 658, 659, 660, 661, 662, 663, 664, 665, 666, 667, 668, 669, 670, 671, 672, 673, 674, 675, 676, 677, 678, 679, 680, 681, 682, 683, 684, 685, 686, 687, 688, 689, 690, 691, 692, 693, 694, 695, 696, 697, 698, 699, 700, 701, 702, 703, 704, 705, 706, 707, 708, 709, 710, 711, 712, 713, 714, 715, 716, 717, 718, 719, 720, 721, 722, 723, 724, 725, 726, 727, 728, 729, 730, 731, 732, 733, 734, 735, 736, 737, 738, 739, 740, 741, 742, 743, 744, 745, 746, 747], "y": [null, null, null, null, 0.05684, 0.09265, 0.1202, 0.1617, 0.1856, 0.2106, 0.211, 0.2125, 0.1951, 0.1709, 0.1796, 0.1666, 0.1682, 0.1734, 0.1732, 0.1545, 0.1706, 0.1845, 0.2104, 0.218, 0.2167, 0.1926, 0.1813, 0.1589, 0.1533, 0.159, 0.139, 0.1293, 0.1162, 0.1276, 0.1197, 0.1576, 0.1645, 0.1756, 0.1655, 0.1344, 0.1212, 0.1044, 0.08843, 0.09069, 0.1011, 0.09198, 0.09792, 0.09303, 0.08804, 0.08786, 0.09609, 0.08716, 0.1085, 0.1086, 0.107, 0.09977, 0.09991, 0.08037, 0.08056, 0.08141, 0.0812, 0.08122, 0.08216, 0.08323, 0.08611, 0.08663, 0.08739, 0.09404, 0.09564, 0.09216, 0.09232, 0.09844, 0.09128, 0.08878, 0.09067, 0.09059, 0.09042, 0.09431, 0.1021, 0.1116, 0.1167, 0.1156, 0.1175, 0.1166, 0.1077, 0.1029, 0.09898, 0.09205, 0.08513, 0.08988, 0.09595, 0.09696, 0.09873, 0.1019, 0.09667, 0.089, 0.08824, 0.08618, 0.08649, 0.08491, 0.08867, 0.08853, 0.09351, 0.09046, 0.093, 0.1047, 0.1041, 0.1174, 0.1489, 0.1594, 0.1732, 0.1829, 0.1724, 0.145, 0.1314, 0.1105, 0.1035, 0.0967, 0.09599, 0.1089, 0.09949, 0.09721, 0.09716, 0.09191, 0.08096]}], "layout": {"height": 600, "legend": {"bordercolor": "Black", "borderwidth": 1}, "title": {"text": "APY MA"}, "width": 1200, "xaxis": {"anchor": "y", "domain": [0, 1], "title": {"text": "Epoch"}}, "yaxis": {"anchor": "x", "domain": [0, 1]}}}
